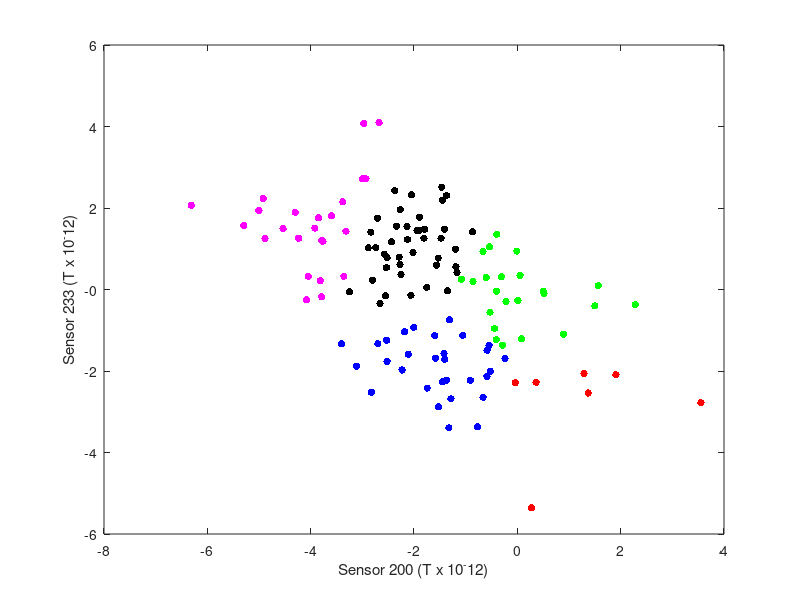

Reproduce this figure in MATLAB.
load('kmeans_results.mat'); % IDX has already been created for you
load('MEG_decoding_data_final.mat');
X = MEG_data(:,[200,233]);

figure

% plot a selection of indices in one data structure that meet a specified
% condition in another data structure of the same size
x1 = X(IDX==1, 1); y1 = X(IDX==1, 2); 
plot(x1,y1,'b.','MarkerSize',16);
xlabel('Sensor 200 (T x 10^-12)'); ylabel('Sensor 233 (T x 10^-12)');
set(gca,'Xticklabel', {'-8','-6','-4','-2','0','2','4'});
set(gca,'Yticklabel', {'-6','-4','-2','-0','2','4','6'});
hold on

x2 = X(IDX==2, 1); y2 = X(IDX==2, 2); 
plot(x2,y2,'r.','MarkerSize',16);
x3 = X(IDX==3, 1); y3 = X(IDX==3, 2); 
plot(x3,y3,'g.','MarkerSize',16);
x4 = X(IDX==4, 1); y4 = X(IDX==4, 2); 
plot(x4,y4,'k.','MarkerSize',16);
x5 = X(IDX==5, 1); y5 = X(IDX==5, 2);
plot(x5,y5,'m.','MarkerSize',16);